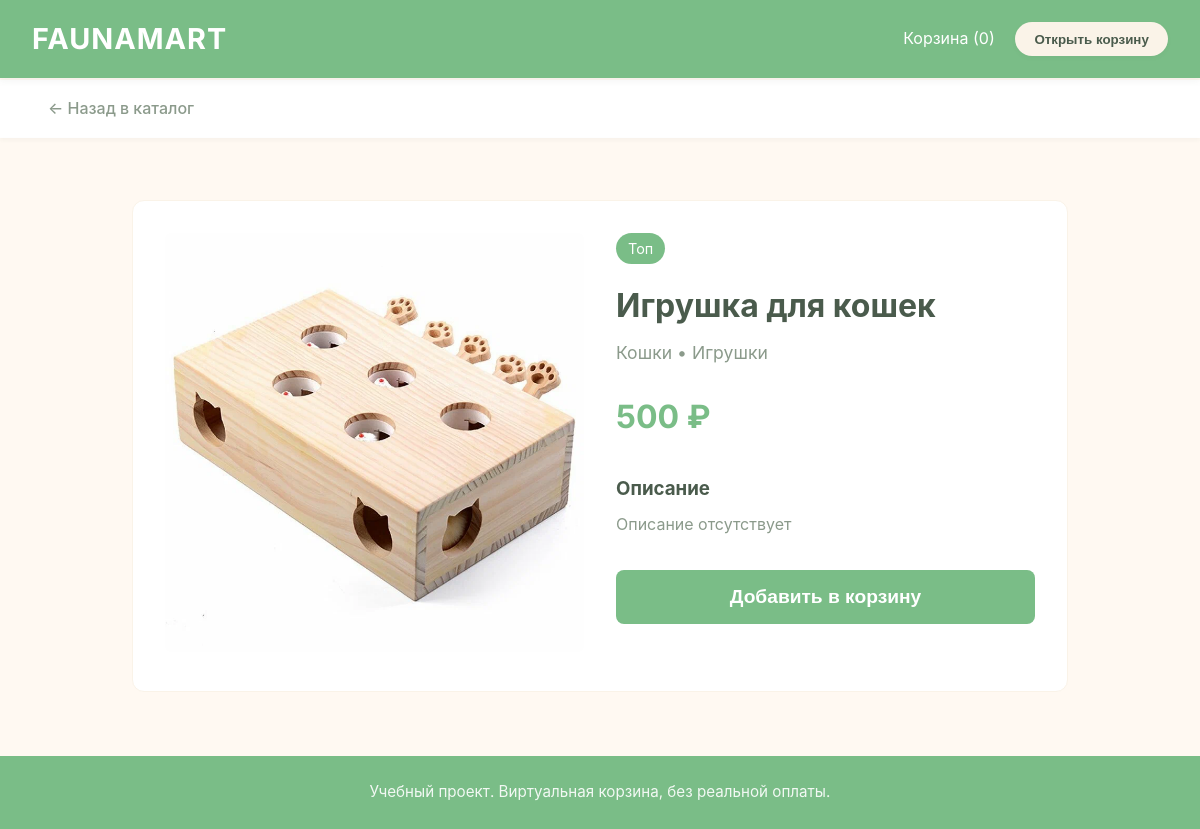
Screenshot of /product/2/ with the database file from the repository.
### catalog/models.py (models this page shows, shortened)
class Product(models.Model):
    name = models.CharField(max_length=200, verbose_name="Название")
    description = models.TextField(verbose_name="Описание", blank=True)
    price = models.IntegerField(verbose_name="Цена")
    animal = models.ForeignKey(Animal, on_delete=models.CASCADE, verbose_name="Животное")
    category = models.ForeignKey(Category, on_delete=models.CASCADE, verbose_name="Категория")
    image = models.ImageField(upload_to='products/', verbose_name="Изображение", blank=True, null=True)
    badge = models.CharField(max_length=50, blank=True, verbose_name="Бейдж")
    class Meta:
        verbose_name = "Товар"
        verbose_name_plural = "Товары"

class Animal(models.Model):
    name = models.CharField(max_length=50, verbose_name="Название")
    class Meta:
        verbose_name = "Животное"
        verbose_name_plural = "Животные"

class Category(models.Model):
    name = models.CharField(max_length=50, verbose_name="Название")
    class Meta:
        verbose_name = "Категория"
        verbose_name_plural = "Категории"

### catalog/views.py (the view, shortened to what this page needs)
# urls.py: path('product/<int:product_id>/', views.product_detail, name='product_detail'),
def product_detail(request, product_id):
    product = Product.objects.get(id=product_id)
    cart_data = request.session.get('cart', [])
    cart_items = []
    cart_count = 0
    cart_total = 0
    context = {
        'product': product,
        'cart': cart_items,
        'cart_count': cart_count,
        'cart_total': cart_total,
    }
    return render(request, 'catalog/product_detail.html', context)

### catalog/templates/catalog/product_detail.html (shortened to what this page needs)
<!DOCTYPE html>
<html lang="ru">
<head>
    {% load static %}
    <link rel="stylesheet" href="{% static 'catalog/css/style.css' %}">
</head>
<body>
    <header>
        <div class="logo">FaunaMart</div>
        <div>
            Корзина (<span id="cart-count">{{ cart_count }}</span>)
            <button onclick="document.getElementById('cart-modal').style.display='block'" class="cart-button">
                Открыть корзину
            </button>
        </div>
    </header>
    <nav>
        <a href="{% url 'index' %}">← Назад в каталог</a>
    </nav>
    <main style="display: block; max-width: 1000px; margin: 2rem auto;">
        <div style="display: grid; grid-template-columns: 1fr 1fr; gap: 2rem; background: white; padding: 2rem; border-radius: 12px; border: 1px solid var(--beige);">
            <div>
                {% if product.image %}
                    <img src="{{ product.image.url }}" alt="{{ product.name }}" style="width: 100%; height: auto; border-radius: 8px;">
                {% else %}
                    <div style="width: 100%; height: 400px; background: var(--beige); display: flex; align-items: center; justify-content: center; border-radius: 8px;">
                        <span style="color: var(--gray);">Нет фото</span>
                    </div>
                {% endif %}
            </div>
            <div>
                {% if product.badge %}
                    <span style="background: var(--primary); color: white; padding: 4px 12px; border-radius: 20px; font-size: 0.9rem; display: inline-block; margin-bottom: 1rem;">{{ product.badge }}</span>
                {% endif %}
                <h1 style="font-size: 2rem; color: var(--dark); margin: 0 0 0.5rem 0;">{{ product.name }}</h1>
                <p style="color: var(--gray); font-size: 1.1rem; margin: 0 0 1rem 0;">
                    {{ product.animal.name }} • {{ product.category.name }}
                </p>
                <div style="font-size: 2rem; font-weight: 700; color: var(--primary); margin: 1.5rem 0;">
                    {{ product.price }} ₽
                </div>
                <div style="margin: 2rem 0;">
                    <h3 style="color: var(--dark); margin: 0 0 0.5rem 0;">Описание</h3>
                    <p style="color: var(--gray); line-height: 1.6;">
                        {{ product.description|default:"Описание отсутствует" }}
                    </p>
                </div>
                <a href="{% url 'add_to_cart' product.id %}?next={{ request.get_full_path|urlencode }}" style="text-decoration: none; display: block;">
                    <button style="width: 100%; padding: 1rem; background: var(--primary); color: white; border: none; border-radius: 8px; font-size: 1.2rem; font-weight: 600; cursor: pointer;">
                        Добавить в корзину
                    </button>
                </a>
            </div>
        </div>
    </main>
    <footer>
        <p>Учебный проект. Виртуальная корзина, без реальной оплаты.</p>
    </footer>
</body>
</html>

### catalog/static/catalog/css/style.css (style rules this page uses)
* { margin: 0; padding: 0; box-sizing: border-box; }
:root { --primary: #7ABD87; --primary-dark: #5FA36B; --primary-light: #C7E9C1; --beige: #FAF3E8; --beige-dark: #F5E6D3; --beige-light: #FFF9F2; --accent: #A8D5BA; --success: #7ABD87; --danger: #E8A9A9; --light: #FDF9F5; --dark: #4A5B4C; --gray: #8B9A8B; --light-gray: #EDE5D9; --white: #FFFFFF; --shadow-sm: 0 2px 4px rgba(74, 91, 76, 0.05); --shadow-md: 0 4px 6px rgba(74, 91, 76, 0.05); --shadow-lg: 0 10px 15px rgba(74, 91, 76, 0.05); --border-radius: 12px; --transition: all 0.3s ease; }
body { font-family: 'Inter', -apple-system, BlinkMacSystemFont, 'Segoe UI', Roboto, Arial, sans-serif; display: flex; flex-direction: column; min-height: 100vh; background-color: var(--beige-light); color: var(--dark); line-height: 1.6; }
header { background: var(--primary); color: var(--white); padding: 1rem 2rem; display: flex; justify-content: space-between; align-items: center; box-shadow: var(--shadow-md); position: sticky; top: 0; z-index: 1000; }
.logo { font-size: 1.8rem; font-weight: 700; letter-spacing: 1px; text-transform: uppercase; color: var(--white); }
.cart-button { margin-left: 1rem; padding: 0.6rem 1.2rem; background: var(--beige); color: var(--dark); border: none; border-radius: 50px; cursor: pointer; font-weight: 600; transition: var(--transition); box-shadow: var(--shadow-sm); }
nav { background: var(--white); padding: 1rem 2rem; box-shadow: var(--shadow-sm); position: sticky; top: 80px; z-index: 900; }
nav a { margin-right: 1.5rem; text-decoration: none; color: var(--gray); padding: 0.5rem 1rem; border-radius: 50px; transition: var(--transition); font-weight: 500; }
main { display: flex; padding: 2rem; gap: 2rem; flex: 1; max-width: 1400px; margin: 0 auto; width: 100%; }
footer { background: var(--primary); color: var(--white); text-align: center; padding: 1.5rem; margin-top: auto; }
footer p { opacity: 0.9; font-size: 0.95rem; }

### rows the page displays
Product: image (picture), badge "Топ", name "Игрушка для кошек", animal.name "Кошки", category.name "Игрушки", price "500", description "Описание отсутствует"

### other values shown
{{ cart_count }} "0"
